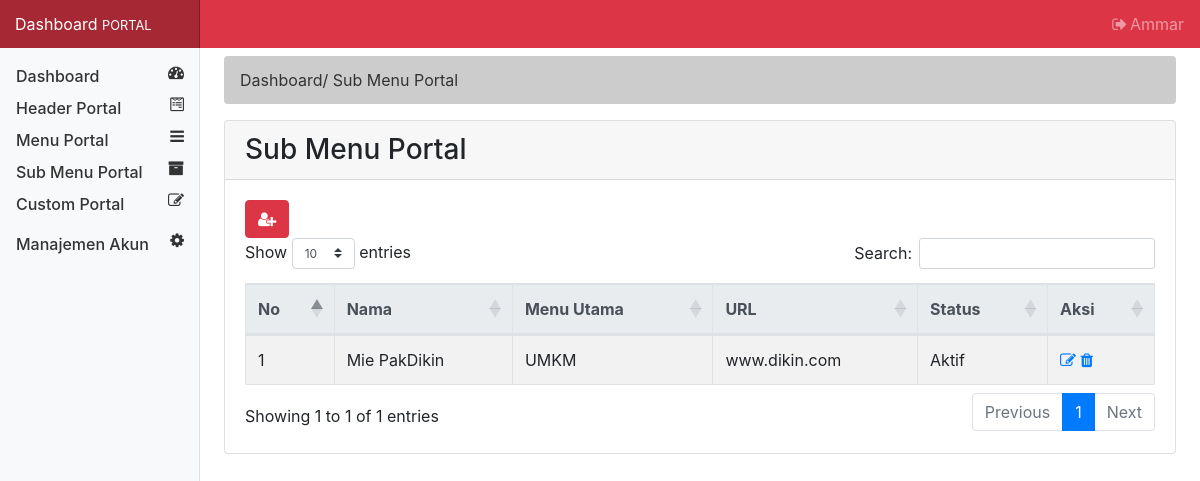
Page /p_admin/media.php?page=sub (signed in) on the committed database.
### tables this page shows
CREATE TABLE `tb_sub_konten` (
  `id` int(5) NOT NULL,
  `nama` varchar(20) DEFAULT NULL,
  `url` varchar(255) DEFAULT NULL,
  `status` enum('1','0') DEFAULT NULL,
  `id_konten` int(3) NOT NULL
);

CREATE TABLE `tb_konten` (
  `id` int(3) NOT NULL,
  `id_header` int(3) DEFAULT NULL,
  `nama` varchar(20) DEFAULT NULL,
  `gambar` varchar(255) DEFAULT NULL,
  `status` enum('1','0') DEFAULT NULL,
  `url` varchar(255) DEFAULT NULL
);

### config/Database.php (called while the page is built, shortened)
<?php
class Database {
	protected $conn;
	public function __construct($username = "root", $password = "", $host = "localhost", $dbname = "porta_desa") {
		try {
			$this->conn = new PDO("mysql:host={$host};dbname={$dbname};charset=utf8", $username, $password);
			$this->conn->setAttribute(PDO::ATTR_ERRMODE, PDO::ERRMODE_EXCEPTION);
			$this->conn->setAttribute(PDO::ATTR_DEFAULT_FETCH_MODE, PDO::FETCH_ASSOC);
		} catch (PDOException $e) {
			throw new Exception($e->getMessage());
		}
	}
	public function select($query, $params = []) {
		try {
			$stmt = $this->conn->prepare($query);
			$stmt->execute($params);
			return $stmt->fetch();
		} catch (PDOException $e) {
			throw new Exception($e->getMessage());
		}
	}
	public function selectall($query, $params = []) {
		try {
			$stmt = $this->conn->prepare($query);
			$stmt->execute($params);
			return $stmt->fetchAll();
		} catch (PDOException $e) {
			throw new Exception($e->getMessage());
		}
	}
}
?>

### p_admin/cek_login.php (called while the page is built, shortened)
<?php
$uid = $_SESSION['uid'];
$siki = $db->select('SELECT * FROM tb_admin where id=?', [$uid]);
$nama = $siki['nama'];
?>

### p_admin/modul/mod_sub_menu/subkonten.php (the view, shortened to what this page needs)
<section id="breadcrumb">
  <ol class="breadcrumb">
    <li class="active">Dashboard/ Sub Menu Portal</li>
  </ol>
</section>
<div class="card">
  <h3 class="card-header">Sub Menu Portal</h3>
  <div class="card-body">
    <a href="?page=asub" class="btn btn-danger"><i class="fa fa-user-plus"></i></a><br/>
    <div class="table-responsive">
     <table id="example" class="table table-striped table-bordered" style="width:100%">
      <thead class="thead-light">
        <tr class="text-center">
          <th scope="col">No</th>
          <th scope="col">Nama</th>
          <th scope="col">Menu Utama</th>
          <th scope="col">URL</th>
          <th scope="col">Status</th>
          <th scope="col">Aksi</th>
        </tr>
      </thead>
      <?php
      $no = 1;
      $row = $db->selectall("SELECT * FROM tb_sub_konten");
      foreach ($row as $a) {
                ?>
        <tr>
          <td><?php echo $no; ?></td>
          <td><?php echo $a['nama']; ?></td>
          <td>
            <?php
            $b=$db->select("SELECT * FROM tb_konten where id = ? ",[$a['id_konten']]);
            echo $b['nama'];
            ?></td>
            <td><?php echo $a['url']; ?></td>
            <td><?php $stat = $a['status'];
            if ($stat == "1") {
              echo 'Aktif';
            } else {
              echo "Tidak Aktif";
            }
            ?></td>
            <td>
              <a href="?page=asub&2wsxzaq1=qw&1qazxsw2=<?php echo $a['id'] ?>"><i class="fa fa-edit" alt="edit" title="edit"></i></a>
              <a onclick="return confirm('Are you sure you want to delete this item?');" href="?page=asub&2wsxzaq1=qa&1qazxsw2=<?php echo $a['id'] ?>"><i class="fa fa-trash" alt="delete" title="delete"></i></a>
            </td>
          </tr>
          <?php $no++;}?>
        </table>
      </div>
    </div>
  </div>

### p_admin/head.php (shortened to what this page needs)
<header>
	<nav class="navbar navbar-dark fixed-top bg-danger flex-md-nowrap p-0">
		<a class="navbar-brand col-sm-3 col-md-2 mr-0" href="#">Dashboard <small>PORTAL</small></a>
		<ul class="navbar-nav px-3">
			<li class="nav-item text-nowrap">
				<a class="nav-link" href="logout.php"><i class="fa fa-sign-out fa-fw"></i><?php echo $nama ?></a>
			</li>
		</ul>
	</nav>
</header>

### assets/css/style.css (style rules this page uses)
.breadcrumb { background: #cccccc; color: #333333; }
.navbar-brand { padding-top: .75rem; padding-bottom: .75rem; font-size: 1rem; background-color: rgba(0, 0, 0, .25); box-shadow: inset -1px 0 0 rgba(0, 0, 0, .25); }

### rows in the picture
tb_sub_konten: nama "Mie PakDikin", id_konten.nama "UMKM", url "www.dikin.com", status "Aktif"

### other values in the picture
$nama "Ammar"
